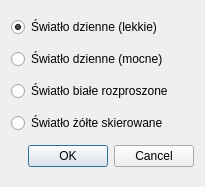
<?xml version="1.0" encoding="UTF-8"?>
<ui version="4.0">
 <class>LightDialog</class>
 <widget class="QDialog" name="LightDialog">
  <property name="geometry">
   <rect>
    <x>0</x>
    <y>0</y>
    <width>205</width>
    <height>187</height>
   </rect>
  </property>
  <property name="windowTitle">
   <string>Oświetlenie</string>
  </property>
  <layout class="QVBoxLayout" name="verticalLayout">
   <item>
    <widget class="QRadioButton" name="radioButtonLight0">
     <property name="text">
      <string>Światło dzienne (lekkie)</string>
     </property>
     <property name="checked">
      <bool>true</bool>
     </property>
    </widget>
   </item>
   <item>
    <widget class="QRadioButton" name="radioButtonLight1">
     <property name="text">
      <string>Światło dzienne (mocne)</string>
     </property>
    </widget>
   </item>
   <item>
    <widget class="QRadioButton" name="radioButtonLight2">
     <property name="text">
      <string>Światło białe rozproszone</string>
     </property>
    </widget>
   </item>
   <item>
    <widget class="QRadioButton" name="radioButtonLight3">
     <property name="text">
      <string>Światło żółte skierowane</string>
     </property>
    </widget>
   </item>
   <item>
    <widget class="QDialogButtonBox" name="buttonBoxLight">
     <property name="standardButtons">
      <set>QDialogButtonBox::Cancel|QDialogButtonBox::Ok</set>
     </property>
    </widget>
   </item>
  </layout>
 </widget>
 <layoutdefault spacing="6" margin="11"/>
 <resources/>
 <connections/>
</ui>
